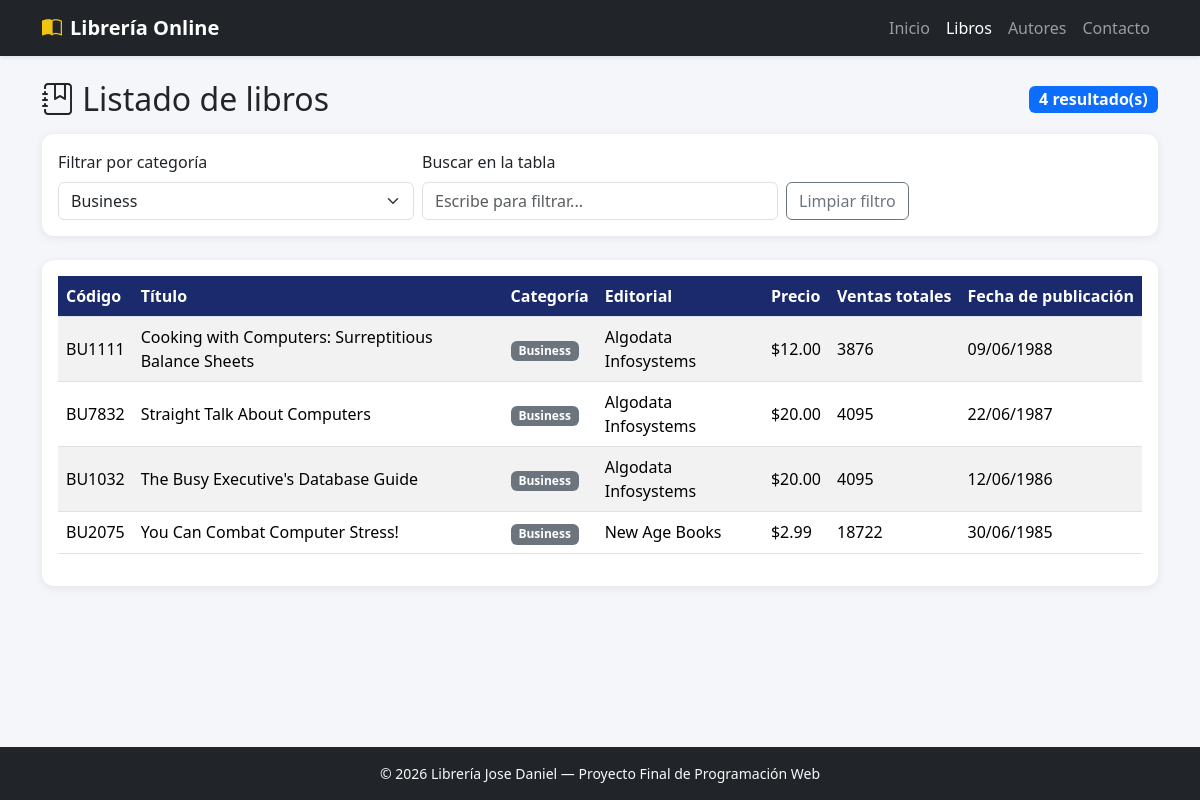
The app's page /libros.php?categoria=business with its own data.
### tables this page shows
CREATE TABLE `titulos` (
  `id_titulo` varchar(6) NOT NULL,
  `titulo` varchar(60) NOT NULL,
  `tipo` varchar(15) NOT NULL,
  `id_pub` varchar(4) NOT NULL,
  `precio` double default NULL,
  `avance` double default NULL,
  `total_ventas` int(11) default NULL,
  `notas` varchar(255) NOT NULL,
  `fecha_pub` datetime NOT NULL,
  `contrato` varchar(1) NOT NULL,
  PRIMARY KEY  (`id_titulo`)
);

CREATE TABLE `publicadores` (
  `id_pub` varchar(4) NOT NULL,
  `nombre_pub` varchar(30) NOT NULL,
  `ciudad` varchar(15) NOT NULL,
  `estado` varchar(2) NOT NULL,
  PRIMARY KEY  (`id_pub`)
);

### libros.php (the view, shortened to what this page needs)
<?php
$pdo = obtenerConexion();
$categoriaSeleccionada = isset($_GET['categoria']) ? trim($_GET['categoria']) : '';
$categorias = $pdo->query('SELECT DISTINCT tipo FROM titulos ORDER BY tipo')->fetchAll();
if ($categoriaSeleccionada !== '') {
    $sql = 'SELECT t.id_titulo, t.titulo, t.tipo, t.precio, t.total_ventas, t.fecha_pub, p.nombre_pub
            FROM titulos t
            LEFT JOIN publicadores p ON t.id_pub = p.id_pub
            WHERE t.tipo = :tipo
            ORDER BY t.titulo ASC';
    $consulta = $pdo->prepare($sql);
    $consulta->execute([':tipo' => $categoriaSeleccionada]);
} else {
    $sql = 'SELECT t.id_titulo, t.titulo, t.tipo, t.precio, t.total_ventas, t.fecha_pub, p.nombre_pub
            FROM titulos t
            LEFT JOIN publicadores p ON t.id_pub = p.id_pub
            ORDER BY t.titulo ASC';
    $consulta = $pdo->query($sql);
}
$libros = $consulta->fetchAll();
$totalLibros = count($libros);
require 'includes/header.php';
?>
<div class="d-flex justify-content-between align-items-center flex-wrap gap-2 mb-3">
    <h2 class="mb-0"><i class="bi bi-journal-bookmark"></i> Listado de libros</h2>
    <span class="badge bg-primary fs-6"><?= $totalLibros ?> resultado(s)</span>
</div>
<div class="card card-resumen p-3 mb-4">
    <form method="GET" class="row g-2 align-items-end">
        <div class="col-sm-6 col-md-4">
            <label for="categoria" class="form-label">Filtrar por categoría</label>
            <select name="categoria" id="categoria" class="form-select" onchange="this.form.submit()">
                <?php foreach ($categorias as $cat): ?>
                    <option value="<?= htmlspecialchars($cat['tipo']) ?>" <?= $categoriaSeleccionada === $cat['tipo'] ? 'selected' : '' ?>>
                        <?= htmlspecialchars(ucfirst($cat['tipo'])) ?>
                    </option>
                <?php endforeach; ?>
            </select>
        </div>
        <div class="col-sm-6 col-md-4">
            <label for="buscador" class="form-label">Buscar en la tabla</label>
            <input type="text" id="buscador" class="form-control" placeholder="Escribe para filtrar...">
        </div>
        <?php if ($categoriaSeleccionada !== ''): ?>
            <div class="col-auto">
                <a href="libros.php" class="btn btn-outline-secondary">Limpiar filtro</a>
            </div>
        <?php endif; ?>
    </form>
</div>
<div class="card card-resumen p-3">
    <div class="table-responsive">
        <table class="table table-striped table-hover align-middle" id="tablaDatos">
            <thead>
                <tr>
                    <th>Código</th>
                    <th>Título</th>
                    <th>Categoría</th>
                    <th>Editorial</th>
                    <th>Precio</th>
                    <th>Ventas totales</th>
                    <th>Fecha de publicación</th>
                </tr>
            </thead>
            <tbody>
                <?php if ($totalLibros === 0): ?>
                    <tr>
                        <td colspan="7" class="text-center text-muted py-4">No se encontraron libros.</td>
                    </tr>
                <?php else: ?>
                    <?php foreach ($libros as $libro): ?>
                        <tr>
                            <td><?= htmlspecialchars($libro['id_titulo']) ?></td>
                            <td><?= htmlspecialchars($libro['titulo']) ?></td>
                            <td><span class="badge bg-secondary badge-tipo"><?= htmlspecialchars($libro['tipo']) ?></span></td>
                            <td><?= htmlspecialchars($libro['nombre_pub'] ?? 'N/D') ?></td>
                            <td><?= $libro['precio'] !== null ? '$' . number_format((float)$libro['precio'], 2) : 'N/D' ?></td>
                            <td><?= $libro['total_ventas'] !== null ? (int)$libro['total_ventas'] : 0 ?></td>
                            <td><?= date('d/m/Y', strtotime($libro['fecha_pub'])) ?></td>
                        </tr>
                    <?php endforeach; ?>
                <?php endif; ?>
            </tbody>
        </table>
    </div>
</div>
<?php require 'includes/footer.php'; ?>

### css/style.css (style rules this page uses)
body { background-color: #f5f6fa; display: flex; flex-direction: column; min-height: 100vh; }
.card-resumen { border: none; border-radius: 0.75rem; box-shadow: 0 2px 10px rgba(0, 0, 0, 0.08); transition: transform 0.15s ease-in-out; }
.table thead th { background-color: #1a2a6c; color: #fff; white-space: nowrap; }
.badge-tipo { text-transform: capitalize; }

### records on screen
titulos: id_titulo "BU1111", titulo "Cooking with Computers: Surreptitious Balance Sheets", tipo "Business", id_pub.nombre_pub "Algodata Infosystems", precio "12.00", total_ventas "3876", fecha_pub "09/06/1988"
titulos: id_titulo "BU7832", titulo "Straight Talk About Computers", tipo "Business", id_pub.nombre_pub "Algodata Infosystems", precio "20.00", total_ventas "4095", fecha_pub "22/06/1987"
titulos: id_titulo "BU1032", titulo "The Busy Executive's Database Guide", tipo "Business", id_pub.nombre_pub "Algodata Infosystems", precio "20.00", total_ventas "4095", fecha_pub "12/06/1986"
titulos: id_titulo "BU2075", titulo "You Can Combat Computer Stress!", tipo "Business", id_pub.nombre_pub "New Age Books", precio "2.99", total_ventas "18722", fecha_pub "30/06/1985"

### other values on screen
$totalLibros "4"
form field categoria "Business"
